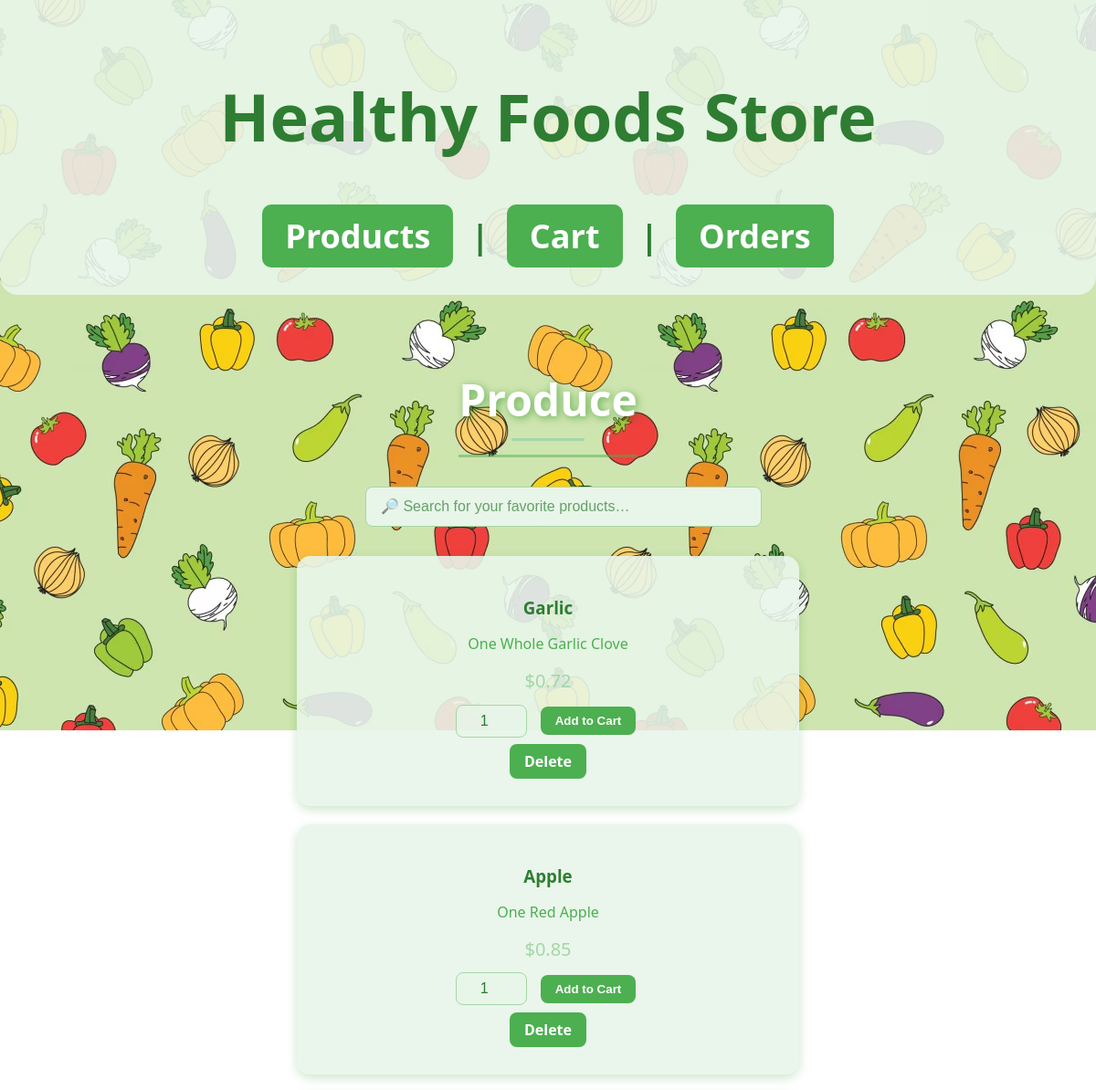
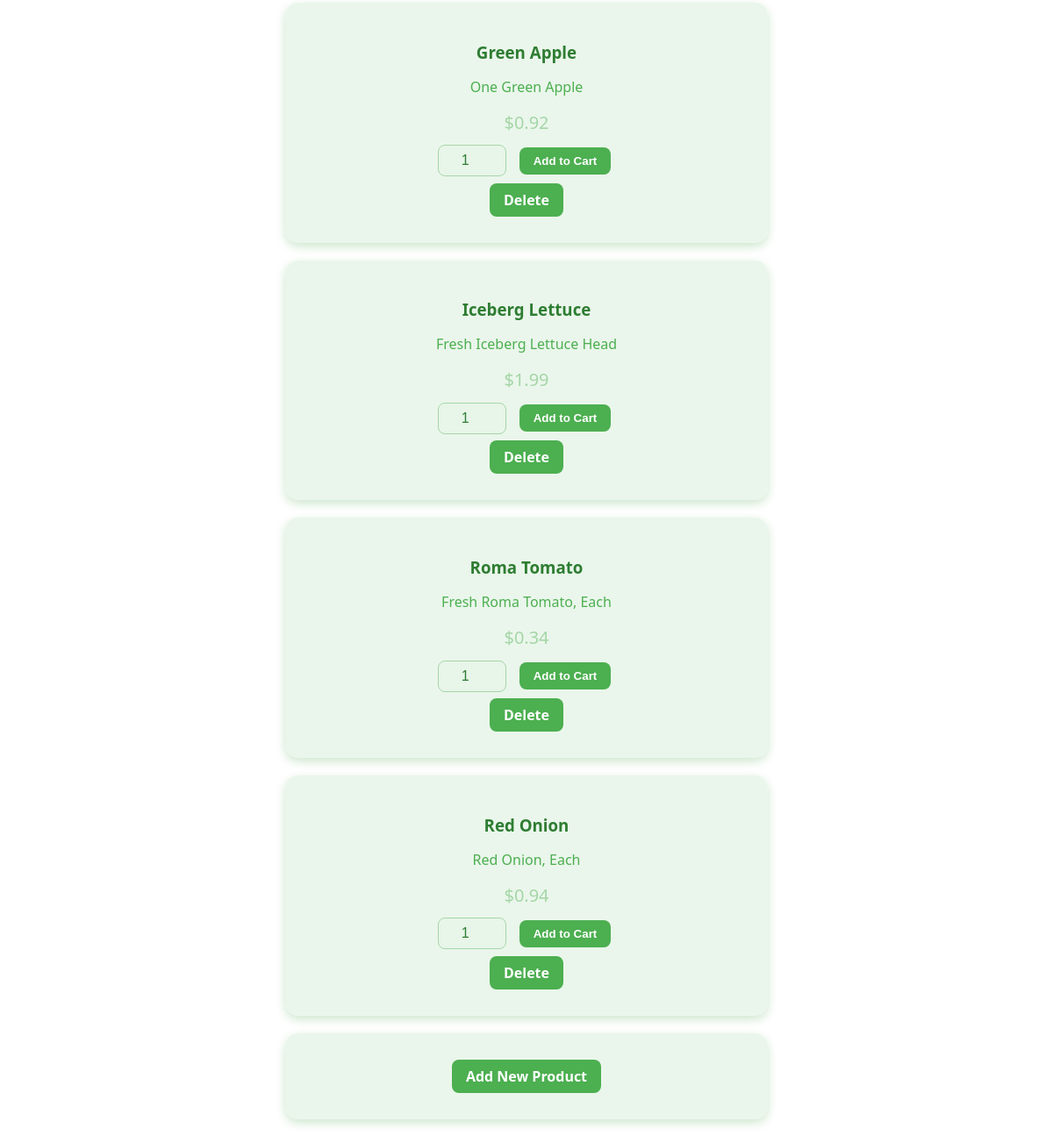
The page / on the database its author committed (2 pictures, top to bottom).
### app.py (models this page shows)
class Product(db.Model):
    id = db.Column(db.Integer, primary_key=True)
    name = db.Column(db.String(100), nullable=False)
    description = db.Column(db.Text)
    price = db.Column(db.Float, nullable=False)

### app.py (the view)
@app.route('/')
def product_list():
    products = Product.query.all()
    return render_template('products.html', products=products)

### templates/products.html (shortened to what this page needs)
{% extends 'base.html' %}
{% block content %}
<div class="parallax"></div>
<div class="container">
    <h2 class="section-title">Produce</h2>
    <div class="search-container">
        <input type="text"
               id="search-bar"
               placeholder="🔎 Search for your favorite products…">
    </div>
    {% for product in products %}
    <div class="product-card">
        <h3>{{ product.name }}</h3>
        <p>{{ product.description }}</p>
        <p class="price">${{ "%.2f"|format(product.price) }}</p>
        <form action="{{ url_for('add_to_cart', product_id=product.id) }}" method="POST">
            <input type="number" name="quantity" value="1" min="1" class="quantity-input">
            <button type="submit" class="add-to-cart-btn">Add to Cart</button>
        </form>
        <a href="{{ url_for('delete_product', product_id=product.id, admin_key='sdev220_team2_admin') }}">Delete</a>
    </div>
    {% endfor %}
    <div class="product-card">
        <a href="{{ url_for('add_product', admin_key='sdev220_team2_admin') }}">Add New Product</a>
    </div>
</div>
{% endblock %}

### templates/base.html (shortened to what this page needs)
<!DOCTYPE html>
<html>
<head>
    <link rel="stylesheet" href="{{ url_for('static', filename='style.css') }}?v=12">
</head>
<body>
    <header>
        <h1>Healthy Foods Store</h1>
        <nav>
            <a href="{{ url_for('product_list') }}">Products</a> |
            <a href="{{ url_for('cart') }}">Cart</a> |
            <a href="{{ url_for('admin_orders') }}">Orders</a>
        </nav>
    </header>
    {% block content %}{% endblock %}
</body>
</html>

### static/style.css (style rules this page uses)
html, body { font-family: 'Segoe UI', Tahoma, Geneva, Verdana, sans-serif; background-color: transparent; color: #FFFFFF; margin: 0; padding: 0; height: 100%; width: 100%; overflow-x: hidden; }
.parallax { background-image: url('images/healthy-vegetables-background.png'); height: 100vh; width: 100vw; background-attachment: fixed; background-position: center; background-repeat: repeat; background-size: 626px 626px; position: fixed; top: 0; left: 0; z-index: -1; image-rendering: optimizeQuality; }
header { background-color: rgba(232, 245, 233, 0.9); color: #2E7D32; padding: 30px; text-align: center; font-size: 36px; font-weight: bold; border-radius: 0 0 20px 20px; position: relative; z-index: 2; box-shadow: 0 0px 0px rgba(0, 128, 0, 0.2); }
nav a { background-color: #4CAF50; color: #FFFFFF; padding: 10px 25px; margin: 0 10px; text-decoration: none; font-weight: bold; border-radius: 10px; display: inline-block; transition: background-color 0.3s ease; }
h2.section-title { text-align: center; font-size: 3rem; font-weight: 800; color: #FFFFFF; text-shadow: 2px 2px 8px rgba(0, 128, 0, 0.5); margin: 50px auto 30px; padding-bottom: 15px; border-bottom: 3px solid rgba(76, 175, 80, 0.5); width: fit-content; animation: fadeIn 1.5s ease-in-out; }
h2.section-title::after { content: ""; display: block; width: 80px; height: 3px; background: #A5D6A7; margin: 10px auto 0; border-radius: 5px; }
.container { max-width: 900px; margin: 0 auto; padding: 2rem; position: relative; z-index: 2; background-color: rgba(232, 245, 233, 0.0); border-radius: 15px; min-height: 100vh; box-shadow: 0 0px 0px rgba(0, 128, 0, 0.2); }
.search-container { margin: 2rem auto; max-width: 400px; width: 90%; }
.search-container input#search-bar { width: 100%; padding: 0.75em 1em; font-size: 1rem; border: 1px solid #A5D6A7; border-radius: 0.5rem; background-color: rgba(232, 245, 233, 1.0); color: #2E7D32; transition: border-color .2s, box-shadow .2s; }
.search-container input#search-bar::placeholder { color: rgba(46, 125, 50, 0.7); }
.product-card { background-color: rgba(232, 245, 233, 0.9); border-radius: 15px; box-shadow: 0 4px 12px rgba(0, 128, 0, 0.2); padding: 25px; margin: 20px auto; max-width: 500px; text-align: center; }
.product-card h3 { margin-bottom: 10px; color: #2E7D32; }
.product-card p { color: #4CAF50; }
.product-card .price { color: #A5D6A7; font-size: 20px; margin: 10px 0; }
.product-card form { display: flex; justify-content: center; align-items: center; gap: 10px; margin-top: 10px; }
.product-card .quantity-input { width: 60px; padding: 8px; font-size: 1rem; border: 1px solid #A5D6A7; border-radius: 8px; background-color: rgba(232, 245, 233, 0.8); color: #2E7D32; text-align: center; }
.product-card .add-to-cart-btn, .product-card a { background-color: #4CAF50; color: #FFFFFF; padding: 8px 16px; text-decoration: none; border-radius: 8px; margin: 5px; display: inline-block; font-weight: bold; border: none; cursor: pointer; transition: background-color 0.3s ease; }
table, th, td, form, .success { display: none; }

### rows shown on the page
Product: name "Garlic", description "One Whole Garlic Clove", price "0.72"
Product: name "Apple", description "One Red Apple", price "0.85"
Product: name "Green Apple", description "One Green Apple", price "0.92"
Product: name "Iceberg Lettuce", description "Fresh Iceberg Lettuce Head", price "1.99"
Product: name "Roma Tomato", description "Fresh Roma Tomato, Each", price "0.34"
Product: name "Red Onion", description "Red Onion, Each", price "0.94"
